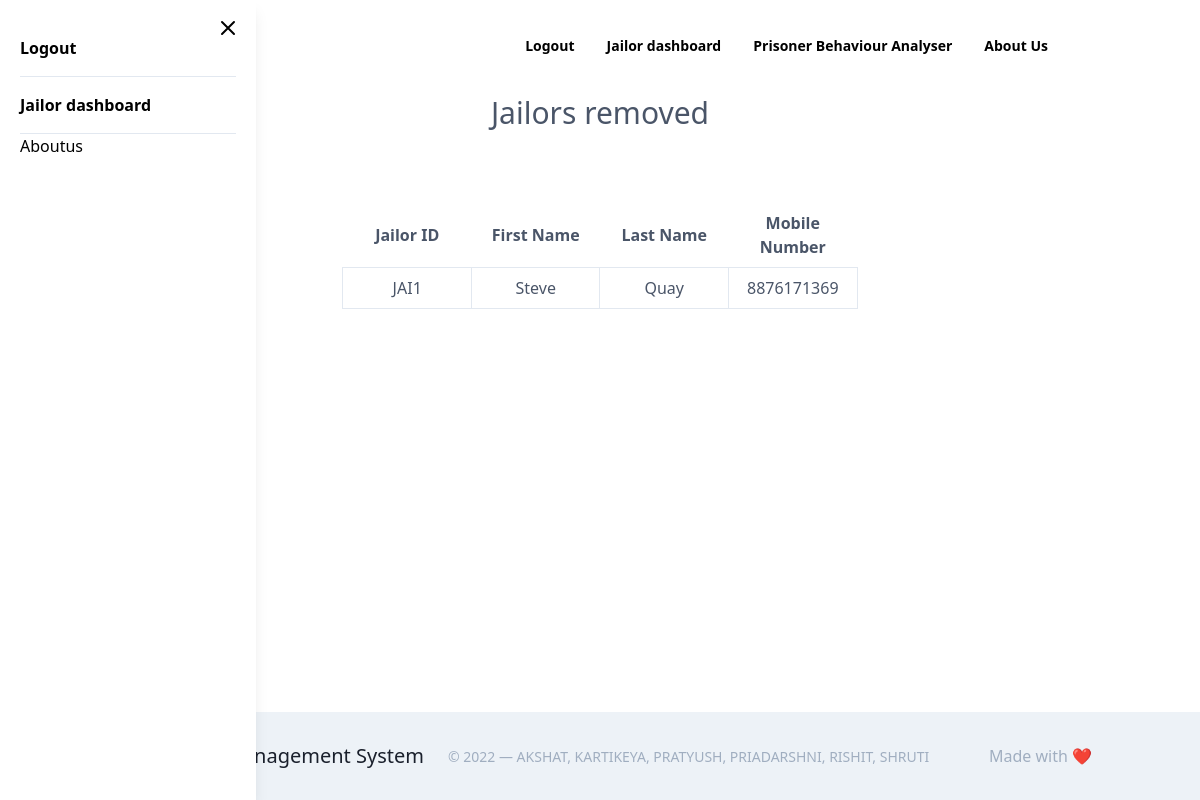
/jailor_view.php (signed in), run on the app's committed database.
### tables this page shows
CREATE TABLE Deleted_jailors(
	Jailor_id int(11) not null PRIMARY KEY,
    Jailor_uname tinytext not null,
    Jailor_pwd longtext not null,
    First_name varchar(25) not null,
    Last_name varchar(25) not null
);

CREATE TABLE Jailor_phone(
	Jailor_phone varchar(10) not null,
    Jailor_id int(11) not null
);

### jailor_view.php (the view, shortened to what this page needs)
<?php
    require 'header.php';
    $sql="SELECT * FROM Deleted_Jailors as J INNER JOIN Jailor_phone as JP ON J.Jailor_id=JP.Jailor_id ;";
    $result=mysqli_query($conn,$sql);
    $resultCheck=mysqli_num_rows($result);
    if(($resultCheck ) > 0){?>
  <section class="text-gray-700 body-font relative">
  <h1 class="text-3xl text-center">
            Jailors removed
        </h1>
    <div class="container text-center px-5 my-5 mx-auto">
        <div class="flex items-center justify-center bg-gray-50 pt-12 pb-56 px-4 sm:px-6 lg:px-8">
        <table class="table-fixed">
            <thead>
              <tr>
                <th class="w-1/4 px-5 py-2">Jailor ID</th>
                <th class="w-1/4 px-5 py-2">First Name</th>
                <th class="w-1/4 px-5 py-2">Last Name</th>
                <th class="w-1/4 px-4 py-2">Mobile Number</th>
              </tr>
            </thead>
            <tbody>
        <?php
            while($row=mysqli_fetch_assoc($result)){?>
              <tr>
                <td class="border px-4 py-2"><?php echo "JAI".$row['Jailor_id']."<br>";?></td>
                <td class="border px-4 py-2"><?php echo$row['First_name']."<br>";?></td>
                <td class="border px-4 py-2"><?php echo$row['Last_name']."<br>";?></td>
                <td class="border px-4 py-2"><?php echo$row['Jailor_phone']."<br>";?></td>
              </tr>
        <?php }?>
        </tbody>
        </table>
    <?php }
   ?>
    </div>
  </div>
</section>
<footer class="foot">
<?php
 require'footer.php';?>

### jailor_view.php (style rules this page uses)
.foot { padding-top:55px; }

### data on the page
deleted_jailors: jailor_phone.Jailor_id "1", First_name "Steve", Last_name "Quay", jailor_phone.Jailor_phone "8876171369"
